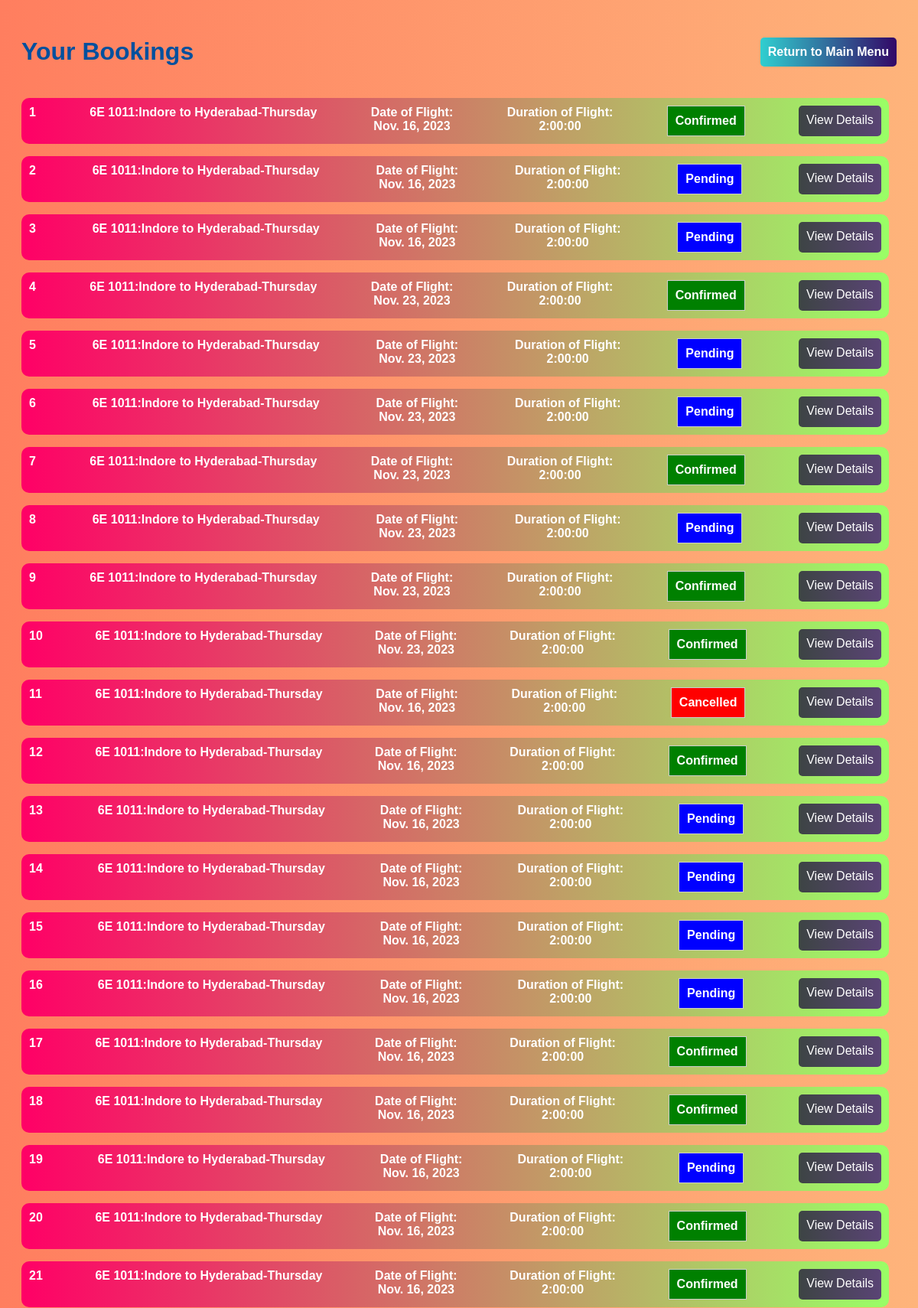
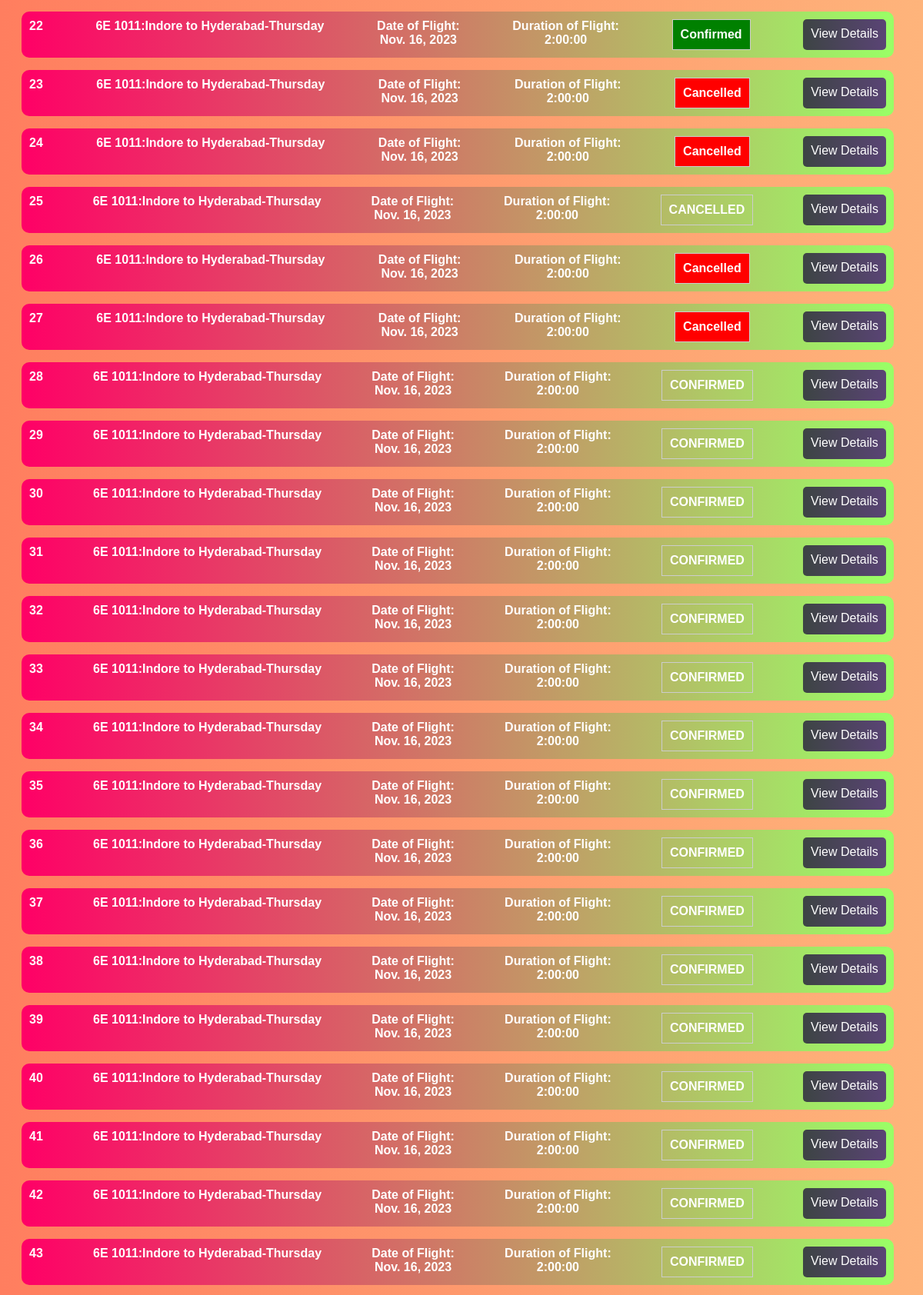
The page /booki/ (signed in, upper part) on the database its author committed (2 pictures, top to bottom).
### app/models.py (models this page shows, shortened)
class Ticket(models.Model):
    user = models.ForeignKey(User,on_delete=models.CASCADE,related_name="bookings", blank=True, null=True)
    ref_no = models.CharField(max_length=6, unique=True)
    passengers = models.JSONField(blank=True, null=True)
    flight = models.ForeignKey(flight, on_delete=models.CASCADE, related_name="tickets", blank=True, null=True)
    flight_ddate = models.DateField(blank=True, null=True)
    flight_adate = models.DateField(blank=True, null=True)
    duration = models.DurationField(blank=True, null=True)
    flight_fare = models.FloatField(blank=True,null=True)
    other_charges = models.FloatField(blank=True,null=True)
    total_fare = models.FloatField(blank=True, null=True)
    booking_date = models.DateTimeField(default=datetime.now)
    mobile = models.CharField(max_length=20,blank=True)
    email = models.EmailField(max_length=45, blank=True)
    status = models.CharField(max_length=45, choices=TICKET_STATUS)

class flight(models.Model):
    flight_id=models.CharField(max_length=100)
    origin=models.CharField(max_length=100)
    destination=models.CharField(max_length=100)
    starttime=models.TimeField(auto_now=False,auto_now_add=False)
    endtime=models.TimeField(auto_now=False,auto_now_add=False)
    economy_price=models.FloatField(max_length=100,null=True)
    bussiness_price=models.FloatField(max_length=100,null=True)
    firstclass_price=models.FloatField(max_length=100,null=True)
    day=models.CharField(max_length=100)
    def __str__(self):
        return f"{self.flight_id}:{self.origin} to {self.destination}-{self.day}"

### app/views.py (the view)
# urls.py: path('booki/', views.booki, name='booki'),
def booki(request):
    if request.user.is_authenticated:
        tickets = Ticket.objects.filter(user=request.user)
        return render(request, 'booki.html', {'tickets': tickets})
    else:
        return HttpResponseRedirect(reverse('login'))

### app/templates/booki.html (shortened to what this page needs)
<!DOCTYPE html>
<html lang="en">
<head>
</head>
<body>
    <div class="header">
        <h1>Your Bookings</h1>
        <a href="{% url 'home' %}" class="return-btn">Return to Main Menu</a>
    </div>
    {% if tickets %}
            {% for ticket in tickets reversed %}
            <ul >
                <li >
                    <strong>{{ forloop.counter }}</strong> <br>
                    <strong>{{ ticket.flight }}</strong> <br>
                    <strong>Date of Flight:<br>{{ ticket.flight_ddate }}</strong> <br>
                    <strong>Duration of Flight:<br>{{ ticket.duration }}</strong> <br>
                    <strong style="border: 1px solid #ccc; padding: 10px; background-color: {% if ticket.status == 'Confirmed' %}green{% elif ticket.status == 'Cancelled' %}red {% elif ticket.status == 'Pending' %}blue{% endif %};">{{ ticket.status }}</strong> <br>
                    <a href="{% url 'ticket_detail' ticket.id %}" class="btn">View Details</a>
                </li>
            </ul>
            {% endfor %}
    {% else %}
        <p>No bookings found.</p>
    {% endif %}
</body>
</html>

### app/templates/booki.html (style rules this page uses)
body { background: linear-gradient(to right, #ff7e5f, #feb47b); color: #fff; font-family: 'Arial', sans-serif; text-align: center; padding: 20px; }
h1 { color: #00509e; }
ul { list-style: none; padding: 0; }
li { background: linear-gradient(to right, #f06, #9f6); border-radius: 10px; padding: 10px; margin: 10px 0; text-align: center; display:block; display:flex; justify-content: space-between; margin-right: 10px; }
a { color: #fff; text-decoration: none; background: linear-gradient(to right, #3d4444, #5a4475); padding: 10px; border-radius: 5px; display: inline-block; }
.header { margin-bottom: 20px; display: flex; justify-content: space-between; align-items: center; }
.return-btn { background: linear-gradient(to right, #30cfd0, #330867); padding: 10px; border-radius: 5px; color: #fff; text-decoration: none; display: inline-block; font-weight: bold; }

### rows shown on the page
Ticket: flight "6E 1011:Indore to Hyderabad-Thursday", flight_ddate "Nov. 16, 2023", duration "2:00:00", status "Confirmed"
Ticket: flight "6E 1011:Indore to Hyderabad-Thursday", flight_ddate "Nov. 16, 2023", duration "2:00:00", status "Pending"
Ticket: flight "6E 1011:Indore to Hyderabad-Thursday", flight_ddate "Nov. 16, 2023", duration "2:00:00", status "Pending"
Ticket: flight "6E 1011:Indore to Hyderabad-Thursday", flight_ddate "Nov. 23, 2023", duration "2:00:00", status "Confirmed"
Ticket: flight "6E 1011:Indore to Hyderabad-Thursday", flight_ddate "Nov. 23, 2023", duration "2:00:00", status "Pending"
Ticket: flight "6E 1011:Indore to Hyderabad-Thursday", flight_ddate "Nov. 23, 2023", duration "2:00:00", status "Pending"
Ticket: flight "6E 1011:Indore to Hyderabad-Thursday", flight_ddate "Nov. 23, 2023", duration "2:00:00", status "Confirmed"
Ticket: flight "6E 1011:Indore to Hyderabad-Thursday", flight_ddate "Nov. 23, 2023", duration "2:00:00", status "Pending"
Ticket: flight "6E 1011:Indore to Hyderabad-Thursday", flight_ddate "Nov. 23, 2023", duration "2:00:00", status "Confirmed"
Ticket: flight "6E 1011:Indore to Hyderabad-Thursday", flight_ddate "Nov. 23, 2023", duration "2:00:00", status "Confirmed"
Ticket: flight "6E 1011:Indore to Hyderabad-Thursday", flight_ddate "Nov. 16, 2023", duration "2:00:00", status "Cancelled"
Ticket: flight "6E 1011:Indore to Hyderabad-Thursday", flight_ddate "Nov. 16, 2023", duration "2:00:00", status "Confirmed"
Ticket: flight "6E 1011:Indore to Hyderabad-Thursday", flight_ddate "Nov. 16, 2023", duration "2:00:00", status "Pending"
Ticket: flight "6E 1011:Indore to Hyderabad-Thursday", flight_ddate "Nov. 16, 2023", duration "2:00:00", status "Pending"
Ticket: flight "6E 1011:Indore to Hyderabad-Thursday", flight_ddate "Nov. 16, 2023", duration "2:00:00", status "Pending"
Ticket: flight "6E 1011:Indore to Hyderabad-Thursday", flight_ddate "Nov. 16, 2023", duration "2:00:00", status "Pending"
Ticket: flight "6E 1011:Indore to Hyderabad-Thursday", flight_ddate "Nov. 16, 2023", duration "2:00:00", status "Confirmed"
Ticket: flight "6E 1011:Indore to Hyderabad-Thursday", flight_ddate "Nov. 16, 2023", duration "2:00:00", status "Confirmed"
Ticket: flight "6E 1011:Indore to Hyderabad-Thursday", flight_ddate "Nov. 16, 2023", duration "2:00:00", status "Pending"
Ticket: flight "6E 1011:Indore to Hyderabad-Thursday", flight_ddate "Nov. 16, 2023", duration "2:00:00", status "Confirmed"
Ticket: flight "6E 1011:Indore to Hyderabad-Thursday", flight_ddate "Nov. 16, 2023", duration "2:00:00", status "Confirmed"
Ticket: flight "6E 1011:Indore to Hyderabad-Thursday", flight_ddate "Nov. 16, 2023", duration "2:00:00", status "Confirmed"
Ticket: flight "6E 1011:Indore to Hyderabad-Thursday", flight_ddate "Nov. 16, 2023", duration "2:00:00", status "Cancelled"
Ticket: flight "6E 1011:Indore to Hyderabad-Thursday", flight_ddate "Nov. 16, 2023", duration "2:00:00", status "Cancelled"
Ticket: flight "6E 1011:Indore to Hyderabad-Thursday", flight_ddate "Nov. 16, 2023", duration "2:00:00", status "CANCELLED"
Ticket: flight "6E 1011:Indore to Hyderabad-Thursday", flight_ddate "Nov. 16, 2023", duration "2:00:00", status "Cancelled"
Ticket: flight "6E 1011:Indore to Hyderabad-Thursday", flight_ddate "Nov. 16, 2023", duration "2:00:00", status "Cancelled"
Ticket: flight "6E 1011:Indore to Hyderabad-Thursday", flight_ddate "Nov. 16, 2023", duration "2:00:00", status "CONFIRMED"
Ticket: flight "6E 1011:Indore to Hyderabad-Thursday", flight_ddate "Nov. 16, 2023", duration "2:00:00", status "CONFIRMED"
Ticket: flight "6E 1011:Indore to Hyderabad-Thursday", flight_ddate "Nov. 16, 2023", duration "2:00:00", status "CONFIRMED"
Ticket: flight "6E 1011:Indore to Hyderabad-Thursday", flight_ddate "Nov. 16, 2023", duration "2:00:00", status "CONFIRMED"
Ticket: flight "6E 1011:Indore to Hyderabad-Thursday", flight_ddate "Nov. 16, 2023", duration "2:00:00", status "CONFIRMED"
Ticket: flight "6E 1011:Indore to Hyderabad-Thursday", flight_ddate "Nov. 16, 2023", duration "2:00:00", status "CONFIRMED"
Ticket: flight "6E 1011:Indore to Hyderabad-Thursday", flight_ddate "Nov. 16, 2023", duration "2:00:00", status "CONFIRMED"
Ticket: flight "6E 1011:Indore to Hyderabad-Thursday", flight_ddate "Nov. 16, 2023", duration "2:00:00", status "CONFIRMED"
Ticket: flight "6E 1011:Indore to Hyderabad-Thursday", flight_ddate "Nov. 16, 2023", duration "2:00:00", status "CONFIRMED"
Ticket: flight "6E 1011:Indore to Hyderabad-Thursday", flight_ddate "Nov. 16, 2023", duration "2:00:00", status "CONFIRMED"
Ticket: flight "6E 1011:Indore to Hyderabad-Thursday", flight_ddate "Nov. 16, 2023", duration "2:00:00", status "CONFIRMED"
Ticket: flight "6E 1011:Indore to Hyderabad-Thursday", flight_ddate "Nov. 16, 2023", duration "2:00:00", status "CONFIRMED"
Ticket: flight "6E 1011:Indore to Hyderabad-Thursday", flight_ddate "Nov. 16, 2023", duration "2:00:00", status "CONFIRMED"
Ticket: flight "6E 1011:Indore to Hyderabad-Thursday", flight_ddate "Nov. 16, 2023", duration "2:00:00", status "CONFIRMED"
Ticket: flight "6E 1011:Indore to Hyderabad-Thursday", flight_ddate "Nov. 16, 2023", duration "2:00:00", status "CONFIRMED"
Ticket: flight "6E 1011:Indore to Hyderabad-Thursday", flight_ddate "Nov. 16, 2023", duration "2:00:00", status "CONFIRMED"
